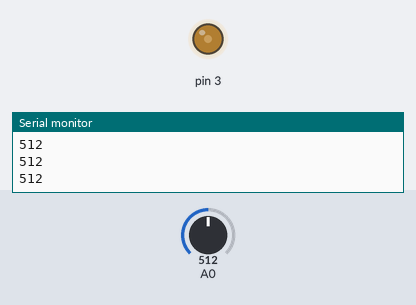
A sketch run on a simulated Arduino Uno, built with avr-gcc and run on an emulated ATmega328P. On the bench: output pins drawn as LEDs (lit = HIGH), the last lines printed to the serial monitor. The test bench sets the inputs (shaded band); at power-on: A0 = 512.

Above: at 1.2 s.
1.3 s: A0 set to 716
At 1.9 s:
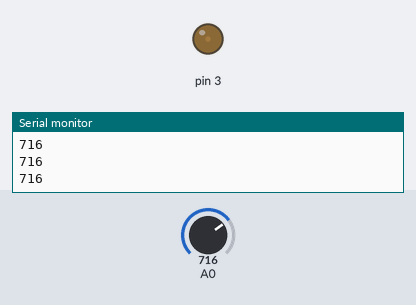
2.8 s: A0 set to 900
At 4.0 s:
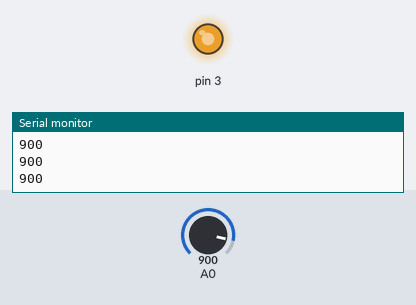
4.3 s: A0 set to 1023
At 5.4 s:
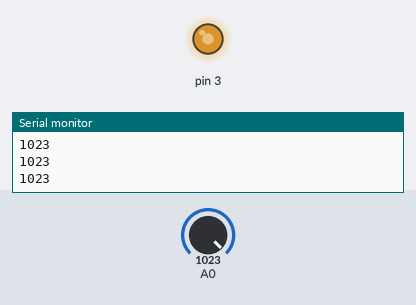
5.8 s: A0 set to 511
At 6.6 s:
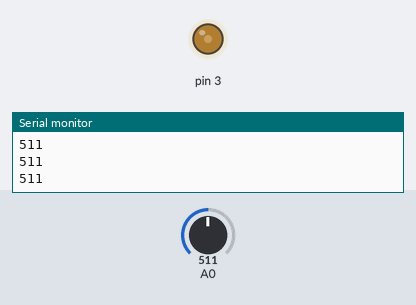
Timing chart, 0 to 8.3 s (numbered marks = the images above; inputs shaded):
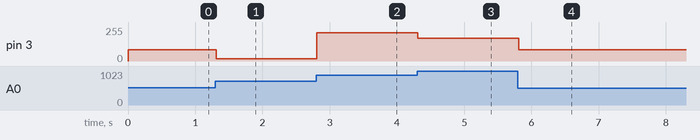

The sketch:

cds.ino
```cpp
void setup() {
  // put your setup code here, to run once:
  Serial.begin(9600);

}

void loop() {
  // put your main code here, to run repeatedly:
  int lightValue = analogRead(A0);
  Serial.println(lightValue);
  analogWrite(3, 255-lightValue/3);
//  if(lightValue < 200){
//    digitalWrite(7,HIGH);
//  }
//  else{
//    digitalWrite(7,LOW)0;
//  }
delay(10);
}
```

Measured:
- after the input at 1.3 s, pin 3: 85/255 → 17/255 at once
- after the input at 2.8 s, pin 3: 17/255 → 211/255 at once
- after the input at 4.3 s, pin 3: 211/255 → 170/255 at once
- after the input at 5.8 s, pin 3: 170/255 → 85/255 at once
